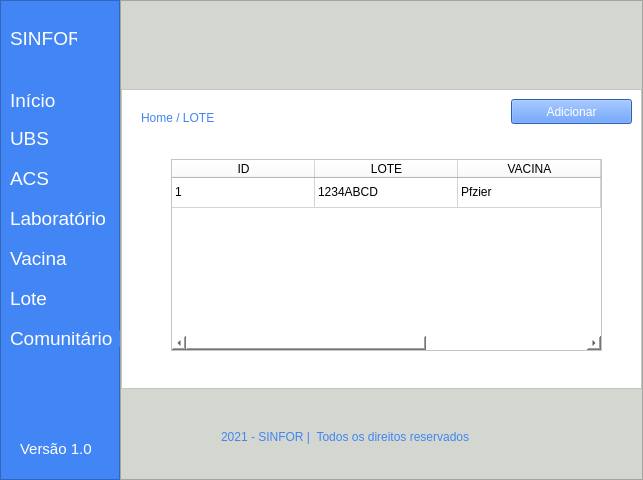
<?xml version="1.0" encoding="UTF-8"?>
<ui version="4.0">
 <class>MainWindow</class>
 <widget class="QMainWindow" name="MainWindow">
  <property name="geometry">
   <rect>
    <x>0</x>
    <y>0</y>
    <width>643</width>
    <height>480</height>
   </rect>
  </property>
  <property name="windowTitle">
   <string>MainWindow</string>
  </property>
  <property name="styleSheet">
   <string notr="true">background-color: rgb(211, 215, 207);</string>
  </property>
  <widget class="QWidget" name="centralwidget">
   <layout class="QHBoxLayout" name="horizontalLayout">
    <property name="spacing">
     <number>0</number>
    </property>
    <property name="leftMargin">
     <number>0</number>
    </property>
    <property name="topMargin">
     <number>0</number>
    </property>
    <property name="rightMargin">
     <number>0</number>
    </property>
    <property name="bottomMargin">
     <number>0</number>
    </property>
    <item>
     <widget class="QFrame" name="frame">
      <property name="maximumSize">
       <size>
        <width>120</width>
        <height>16777215</height>
       </size>
      </property>
      <property name="styleSheet">
       <string notr="true">background-color: #4285f4;</string>
      </property>
      <property name="frameShape">
       <enum>QFrame::StyledPanel</enum>
      </property>
      <property name="frameShadow">
       <enum>QFrame::Raised</enum>
      </property>
      <widget class="QLabel" name="label">
       <property name="geometry">
        <rect>
         <x>10</x>
         <y>30</y>
         <width>67</width>
         <height>17</height>
        </rect>
       </property>
       <property name="font">
        <font>
         <pointsize>14</pointsize>
        </font>
       </property>
       <property name="styleSheet">
        <string notr="true">color: rgb(255, 255, 255);</string>
       </property>
       <property name="text">
        <string>SINFOR</string>
       </property>
      </widget>
      <widget class="QLabel" name="label_2">
       <property name="geometry">
        <rect>
         <x>10</x>
         <y>90</y>
         <width>51</width>
         <height>21</height>
        </rect>
       </property>
       <property name="font">
        <font>
         <pointsize>14</pointsize>
        </font>
       </property>
       <property name="styleSheet">
        <string notr="true">color: rgb(255, 255, 255);</string>
       </property>
       <property name="text">
        <string>Início</string>
       </property>
      </widget>
      <widget class="QLabel" name="label_3">
       <property name="geometry">
        <rect>
         <x>10</x>
         <y>130</y>
         <width>51</width>
         <height>17</height>
        </rect>
       </property>
       <property name="font">
        <font>
         <pointsize>14</pointsize>
        </font>
       </property>
       <property name="styleSheet">
        <string notr="true">color: rgb(255, 255, 255);</string>
       </property>
       <property name="text">
        <string>UBS</string>
       </property>
      </widget>
      <widget class="QLabel" name="label_4">
       <property name="geometry">
        <rect>
         <x>10</x>
         <y>170</y>
         <width>51</width>
         <height>17</height>
        </rect>
       </property>
       <property name="font">
        <font>
         <pointsize>14</pointsize>
        </font>
       </property>
       <property name="styleSheet">
        <string notr="true">color: rgb(255, 255, 255);</string>
       </property>
       <property name="text">
        <string>ACS</string>
       </property>
      </widget>
      <widget class="QLabel" name="label_5">
       <property name="geometry">
        <rect>
         <x>10</x>
         <y>210</y>
         <width>101</width>
         <height>17</height>
        </rect>
       </property>
       <property name="font">
        <font>
         <pointsize>14</pointsize>
        </font>
       </property>
       <property name="styleSheet">
        <string notr="true">color: rgb(255, 255, 255);</string>
       </property>
       <property name="text">
        <string>Laboratório</string>
       </property>
      </widget>
      <widget class="QLabel" name="label_6">
       <property name="geometry">
        <rect>
         <x>10</x>
         <y>250</y>
         <width>61</width>
         <height>16</height>
        </rect>
       </property>
       <property name="font">
        <font>
         <pointsize>14</pointsize>
        </font>
       </property>
       <property name="styleSheet">
        <string notr="true">color: rgb(255, 255, 255);</string>
       </property>
       <property name="text">
        <string>Vacina</string>
       </property>
      </widget>
      <widget class="QLabel" name="label_7">
       <property name="geometry">
        <rect>
         <x>10</x>
         <y>290</y>
         <width>61</width>
         <height>17</height>
        </rect>
       </property>
       <property name="font">
        <font>
         <pointsize>14</pointsize>
        </font>
       </property>
       <property name="styleSheet">
        <string notr="true">color: rgb(255, 255, 255);</string>
       </property>
       <property name="text">
        <string>Lote</string>
       </property>
      </widget>
      <widget class="QLabel" name="label_8">
       <property name="geometry">
        <rect>
         <x>10</x>
         <y>330</y>
         <width>111</width>
         <height>17</height>
        </rect>
       </property>
       <property name="font">
        <font>
         <pointsize>14</pointsize>
        </font>
       </property>
       <property name="styleSheet">
        <string notr="true">color: rgb(255, 255, 255);</string>
       </property>
       <property name="text">
        <string>Comunitário</string>
       </property>
      </widget>
      <widget class="QLabel" name="label_9">
       <property name="geometry">
        <rect>
         <x>20</x>
         <y>440</y>
         <width>71</width>
         <height>17</height>
        </rect>
       </property>
       <property name="font">
        <font>
         <pointsize>11</pointsize>
        </font>
       </property>
       <property name="styleSheet">
        <string notr="true">color: rgb(255, 255, 255);</string>
       </property>
       <property name="text">
        <string>Versão 1.0</string>
       </property>
      </widget>
     </widget>
    </item>
    <item>
     <widget class="QFrame" name="frame_2">
      <property name="frameShape">
       <enum>QFrame::StyledPanel</enum>
      </property>
      <property name="frameShadow">
       <enum>QFrame::Raised</enum>
      </property>
      <layout class="QVBoxLayout" name="verticalLayout">
       <property name="spacing">
        <number>0</number>
       </property>
       <property name="leftMargin">
        <number>0</number>
       </property>
       <property name="topMargin">
        <number>0</number>
       </property>
       <property name="rightMargin">
        <number>0</number>
       </property>
       <property name="bottomMargin">
        <number>0</number>
       </property>
       <item>
        <widget class="QFrame" name="frame_3">
         <property name="maximumSize">
          <size>
           <width>16777215</width>
           <height>70</height>
          </size>
         </property>
         <property name="styleSheet">
          <string notr="true">background-color: rgb(211, 215, 207);</string>
         </property>
         <property name="frameShape">
          <enum>QFrame::NoFrame</enum>
         </property>
         <property name="frameShadow">
          <enum>QFrame::Raised</enum>
         </property>
         <property name="lineWidth">
          <number>1</number>
         </property>
        </widget>
       </item>
       <item>
        <widget class="QFrame" name="frame_4">
         <property name="maximumSize">
          <size>
           <width>16777215</width>
           <height>300</height>
          </size>
         </property>
         <property name="styleSheet">
          <string notr="true">background-color: rgb(255, 255, 255);</string>
         </property>
         <property name="frameShape">
          <enum>QFrame::StyledPanel</enum>
         </property>
         <property name="frameShadow">
          <enum>QFrame::Raised</enum>
         </property>
         <widget class="QLabel" name="label_11">
          <property name="geometry">
           <rect>
            <x>20</x>
            <y>20</y>
            <width>191</width>
            <height>17</height>
           </rect>
          </property>
          <property name="styleSheet">
           <string notr="true">color: #4285f4;</string>
          </property>
          <property name="text">
           <string>Home / LOTE </string>
          </property>
         </widget>
         <widget class="QPushButton" name="pushButton">
          <property name="geometry">
           <rect>
            <x>390</x>
            <y>10</y>
            <width>121</width>
            <height>25</height>
           </rect>
          </property>
          <property name="styleSheet">
           <string notr="true">background-color: #4285F4;
color: #FFF;</string>
          </property>
          <property name="text">
           <string>Adicionar</string>
          </property>
         </widget>
         <widget class="QTableWidget" name="tableWidget">
          <property name="geometry">
           <rect>
            <x>50</x>
            <y>70</y>
            <width>431</width>
            <height>192</height>
           </rect>
          </property>
          <property name="rowCount">
           <number>1</number>
          </property>
          <attribute name="horizontalHeaderCascadingSectionResizes">
           <bool>false</bool>
          </attribute>
          <attribute name="horizontalHeaderMinimumSectionSize">
           <number>57</number>
          </attribute>
          <attribute name="horizontalHeaderDefaultSectionSize">
           <number>143</number>
          </attribute>
          <attribute name="horizontalHeaderShowSortIndicator" stdset="0">
           <bool>false</bool>
          </attribute>
          <attribute name="horizontalHeaderStretchLastSection">
           <bool>false</bool>
          </attribute>
          <attribute name="verticalHeaderVisible">
           <bool>false</bool>
          </attribute>
          <attribute name="verticalHeaderCascadingSectionResizes">
           <bool>false</bool>
          </attribute>
          <attribute name="verticalHeaderMinimumSectionSize">
           <number>21</number>
          </attribute>
          <attribute name="verticalHeaderShowSortIndicator" stdset="0">
           <bool>false</bool>
          </attribute>
          <attribute name="verticalHeaderStretchLastSection">
           <bool>false</bool>
          </attribute>
          <row>
           <property name="text">
            <string>1</string>
           </property>
          </row>
          <column>
           <property name="text">
            <string>ID</string>
           </property>
           <property name="background">
            <color>
             <red>211</red>
             <green>215</green>
             <blue>207</blue>
            </color>
           </property>
          </column>
          <column>
           <property name="text">
            <string>LOTE</string>
           </property>
           <property name="background">
            <color>
             <red>211</red>
             <green>215</green>
             <blue>207</blue>
            </color>
           </property>
          </column>
          <column>
           <property name="text">
            <string>VACINA</string>
           </property>
          </column>
          <column>
           <property name="text">
            <string>FABRICAÇÃO</string>
           </property>
           <property name="background">
            <color>
             <red>211</red>
             <green>215</green>
             <blue>207</blue>
            </color>
           </property>
          </column>
          <column>
           <property name="text">
            <string>VALIDADE</string>
           </property>
          </column>
          <item row="0" column="0">
           <property name="text">
            <string>1</string>
           </property>
          </item>
          <item row="0" column="1">
           <property name="text">
            <string>1234ABCD</string>
           </property>
          </item>
          <item row="0" column="2">
           <property name="text">
            <string>Pfzier</string>
           </property>
          </item>
          <item row="0" column="3">
           <property name="text">
            <string>02/02/2021</string>
           </property>
          </item>
          <item row="0" column="4">
           <property name="text">
            <string>02/04/2021</string>
           </property>
          </item>
         </widget>
        </widget>
       </item>
       <item>
        <widget class="QFrame" name="frame_5">
         <property name="maximumSize">
          <size>
           <width>16777215</width>
           <height>70</height>
          </size>
         </property>
         <property name="frameShape">
          <enum>QFrame::NoFrame</enum>
         </property>
         <property name="frameShadow">
          <enum>QFrame::Raised</enum>
         </property>
         <widget class="QLabel" name="label_10">
          <property name="geometry">
           <rect>
            <x>100</x>
            <y>30</y>
            <width>311</width>
            <height>17</height>
           </rect>
          </property>
          <property name="styleSheet">
           <string notr="true">color: #4285f4;</string>
          </property>
          <property name="text">
           <string>2021 - SINFOR |  Todos os direitos reservados</string>
          </property>
         </widget>
        </widget>
       </item>
      </layout>
     </widget>
    </item>
   </layout>
  </widget>
 </widget>
 <resources/>
 <connections/>
</ui>
